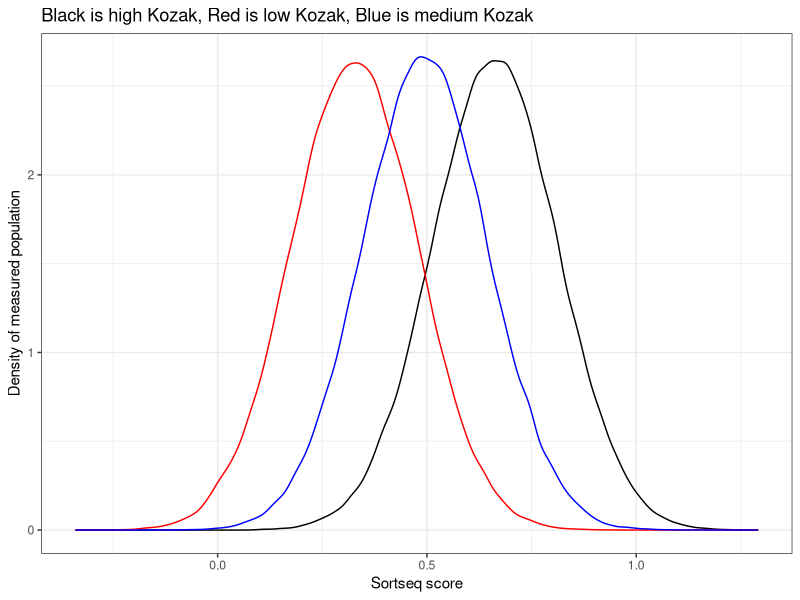

Write the R code that produced this figure. (Note: this script raises an error after producing the figure.)
## ---- chunk 1
library(tidyverse)
## ---- chunk 2

rm(list = ls())
 
## values range from 0 to 1
## median standard deviation is 0.15 (From ACE2 Kozak experiments)

## GCCACCATG is 0.6625684
## TTATGGATG is 0.3269816

high_val <- 0.6625684
low_val <- 0.3269816
med_val <- mean(c(low_val,high_val))
sd_val <- 0.15

high_dist <- rnorm(mean = high_val, sd = sd_val, n = 100000)
low_dist <- rnorm(mean = low_val, sd = sd_val, n = 100000)
med_dist <- rnorm(mean = med_val, sd = sd_val, n = 100000)

Sortseq_example_distributions <- ggplot() + theme_bw() + labs(x = "Sortseq score", y = "Density of measured population", title = "Black is high Kozak, Red is low Kozak, Blue is medium Kozak") +
  geom_density(aes(x = high_dist)) + geom_density(aes(x = low_dist), color = "red") + geom_density(aes(x = med_dist), color = "blue")
Sortseq_example_distributions
ggsave( file = "Plots/Sortseq_example_distributions.pdf", Sortseq_example_distributions, height = 4, width = 6)

## ---- chunk 3

max_replicates <- 200

simulations_index_vector <- c()
simulations_replicates_vector <- c()
simulations_mean_high_diff_vector <- c()

simulations = 10
for(y in 1:simulations){
  high_sampling_vector <- sample(high_dist, max_replicates, replace = T)
  index_high <- c()
  mean_high <- c()
  sd_high <- c()
  for(x in 1:max_replicates){
    mean_high <- c(mean_high, mean(high_sampling_vector[1:x]))
    simulations_index_vector <- c(simulations_index_vector,y)
    simulations_replicates_vector <- c(simulations_replicates_vector, x)
  }
  simulations_mean_high_diff_vector <- c(simulations_mean_high_diff_vector, mean_high - mean_high[max_replicates])
}

clt_dataframe <- data.frame("simulation" = simulations_index_vector,"replicate" = simulations_replicates_vector, "difference" = simulations_mean_high_diff_vector)

Central_limit_theorem_example <- ggplot() + theme_bw() + theme(legend.position = "none") + 
  labs(x = "Replicate number", y = "Difference from mean value\nat 200 replicates", title = "Each color denotes 1 of 10 simulated times") +
  geom_point(data = clt_dataframe, aes(x = replicate, y = difference, color = simulation), alpha = 0.5)
Central_limit_theorem_example
ggsave( file = "Plots/Central_limit_theorem_example.pdf", Central_limit_theorem_example, height = 4, width = 6)
## ---- chunk 4

low_effectsize <- (high_val - low_val) / sd_val
med_effectsize <- (high_val - med_val) / sd_val

max_replicates <- 20
high_sampling_vector <- sample(high_dist, max_replicates, replace = T)
low_sampling_vector <- sample(low_dist, max_replicates, replace = T)
med_sampling_vector <- sample(med_dist, max_replicates, replace = T)

simulations_sim_vector <- c()
simulations_replicates_vector <- c()
simulations_mean_high_diff_vector <- c()
simulations_sd_high_diff_vector <- c()
simulations_mean_low_diff_vector <- c()
simulations_sd_low_diff_vector <- c()
simulations_mean_med_diff_vector <- c()
simulations_sd_med_diff_vector <- c()

simulations = 100
for(y in 1:simulations){
  high_sampling_vector <- sample(high_dist, max_replicates, replace = T)
  low_sampling_vector <- sample(low_dist, max_replicates, replace = T)
  med_sampling_vector <- sample(med_dist, max_replicates, replace = T)
  sims_counter <- c()
  rep_counter <- c()
  mean_high <- c()
  sd_high <- c()
  mean_low <- c()
  sd_low <- c()
  mean_med <- c()
  sd_med <- c()
  for(x in 1:max_replicates){
    mean_high <- c(mean_high, mean(high_sampling_vector[1:x]))
    sd_high <- c(sd_high, sd(high_sampling_vector[1:x], na.rm = T))
    mean_low <- c(mean_low, mean(low_sampling_vector[1:x]))
    sd_low <- c(sd_low, sd(low_sampling_vector[1:x], na.rm = T))
    mean_med <- c(mean_med, mean(med_sampling_vector[1:x]))
    sd_med <- c(sd_med, sd(med_sampling_vector[1:x], na.rm = T))
    rep_counter <- c(rep_counter,x)
    sims_counter <- c(sims_counter,y)
  }
  simulations_sim_vector <- c(simulations_sim_vector, sims_counter)
  simulations_replicates_vector <- c(simulations_replicates_vector, rep_counter)
  simulations_mean_high_diff_vector <- c(simulations_mean_high_diff_vector,mean_high)
  simulations_sd_high_diff_vector <- c(simulations_sd_high_diff_vector,sd_high)
  simulations_mean_low_diff_vector <- c(simulations_mean_low_diff_vector,mean_low)
  simulations_sd_low_diff_vector <- c(simulations_sd_low_diff_vector,sd_low)
  simulations_mean_med_diff_vector <- c(simulations_mean_med_diff_vector,mean_med)
  simulations_sd_med_diff_vector <- c(simulations_sd_med_diff_vector,sd_med)
}

Simulation_dataframe <- data.frame("sims" = simulations_sim_vector,"replicates" = simulations_replicates_vector,"mean_high" = simulations_mean_high_diff_vector,"sd_high" = simulations_sd_high_diff_vector, "mean_low" = simulations_mean_low_diff_vector, "sd_low" = simulations_sd_low_diff_vector, "mean_med" = simulations_mean_med_diff_vector, "sd_med" = simulations_sd_med_diff_vector)

Low_vs_high_mean_estimates_by_replicates <- ggplot() + theme_bw() + labs(x = "Number of replicates measurements", y = "Mean SORT-seq score", title = "Black is high Kozak; Red is low Kozak") +
  geom_jitter(data = Simulation_dataframe, aes(x = replicates, y = mean_low), alpha = 0.1, color = "red", width = 0.4, height = 0) +
  geom_jitter(data = Simulation_dataframe, aes(x = replicates, y = mean_high), alpha = 0.1, width = 0.4, height = 0) +
  NULL
Low_vs_high_mean_estimates_by_replicates
ggsave( file = "Plots/Low_vs_high_mean_estimates_by_replicates.pdf", Low_vs_high_mean_estimates_by_replicates, height = 4, width = 6)

Med_vs_high_mean_estimates_by_replicates <- ggplot() + theme_bw() + labs(x = "Number of replicates measurements", y = "Mean SORT-seq score", title = "Black is high Kozak; Blue is med Kozak") +
  geom_jitter(data = Simulation_dataframe, aes(x = replicates, y = mean_med), alpha = 0.1, color = "blue", width = 0.4, height = 0) +
  geom_jitter(data = Simulation_dataframe, aes(x = replicates, y = mean_high), alpha = 0.1, width = 0.4, height = 0) +
  NULL
Med_vs_high_mean_estimates_by_replicates
ggsave( file = "Plots/Med_vs_high_mean_estimates_by_replicates.pdf", Med_vs_high_mean_estimates_by_replicates, height = 4, width = 6)
## ---- chunk 5

replicate_n_vector <- seq(2,7)
multiverse_number <- 20000 ## Large but not crazy number

multiverse_counter <- c()
multiverse_results_n <- c()
multiverse_results_low <- c()
multiverse_results_med <- c()

for( y in 1:multiverse_number){
  replicate_results_n <- c()
  replicate_results_low <- c()
  replicate_results_med <- c()
  for(x in replicate_n_vector){
    high <- mean(sample(high_dist, x, replace = T))
    low <- mean(sample(low_dist, x), replace = T)
    med <- mean(sample(med_dist, x), replace = T)
    result_low <- high - low
    result_med <- high - med
    replicate_results_n <- c(replicate_results_n, x)
    replicate_results_low <- c(replicate_results_low,result_low)
    replicate_results_med <- c(replicate_results_med,result_med)
  }
  replicate_date_frame <- data.frame("replicates" = replicate_results_n, "low" = replicate_results_low, "med" = replicate_results_med)
  multiverse_counter <- c(multiverse_counter, y)
  multiverse_results_n <- c(multiverse_results_n,replicate_results_n)
  multiverse_results_low <- c(multiverse_results_low,replicate_results_low)
  multiverse_results_med <- c(multiverse_results_med,replicate_results_med)
}
multiverse_date_frame <- data.frame("multiverse_number" = multiverse_counter,"replicate" = multiverse_results_n, "low" = multiverse_results_low, "med" = multiverse_results_med)

multiverse_date_frame$low_pos <- as.numeric(multiverse_date_frame$low > 0)
multiverse_date_frame$med_pos <- as.numeric(multiverse_date_frame$med > 0)

multiverse_date_frame_summary <- multiverse_date_frame %>% group_by(replicate) %>% summarize(low_pct = sum(low_pos), med_pct = sum(med_pos)) %>% mutate(low_pct = low_pct / multiverse_number, med_pct = med_pct / multiverse_number)

variant_ranges <- c(100,300,1000,3000,10000,30000,100000)
  
variant_results_variant_num <- c()
variant_results_replicate_num <- c()
variant_results_low_miscalled <- c()
variant_results_med_miscalled <- c()

for(z in variant_ranges){
  for(w in 1:nrow(multiverse_date_frame_summary)){
    low_correct <- sample(x = c(0,1), size = z, prob = c((1-multiverse_date_frame_summary$low_pct[w]),multiverse_date_frame_summary$low_pct[w]), replace = T)
    variant_results_low_miscalled <- c(variant_results_low_miscalled,z - sum(low_correct))
    med_correct <- sample(x = c(0,1), size = z, prob = c((1-multiverse_date_frame_summary$low_pct[w]),multiverse_date_frame_summary$med_pct[w]), replace = T)
    variant_results_med_miscalled <- c(variant_results_med_miscalled,z - sum(med_correct))
    variant_results_variant_num <- c(variant_results_variant_num, z)
    variant_results_replicate_num <- c(variant_results_replicate_num, multiverse_date_frame_summary$replicate[w])
  }
}

variant_ranges_date_frame <- data.frame("variants" = variant_results_variant_num, "replicates" = variant_results_replicate_num, "low_miscall" = variant_results_low_miscalled, "med_miscall" = variant_results_med_miscalled)
variant_ranges_date_frame$variants <- as.factor(variant_ranges_date_frame$variants)

Sortseq_variants_replicates_plot <- ggplot() + 
  theme(panel.grid.major.x = element_blank(), panel.grid.minor = element_blank()) + 
  labs(x = "Number of replicate experiments", y = "Number of variants being tested", title = "Number of incorrectly called variants\n(red is low scores, blue is medium scores)") + 
  geom_text(data = variant_ranges_date_frame, aes(x = replicates, y = variants, label = low_miscall), nudge_y = 0.2, color = "red") +
  geom_text(data = variant_ranges_date_frame, aes(x = replicates, y = variants, label = med_miscall), nudge_y = -0.2, color = "blue")
Sortseq_variants_replicates_plot
ggsave(file = "Plots/Sortseq_variants_replicates_plot.pdf", Sortseq_variants_replicates_plot, height = 4, width = 5)

